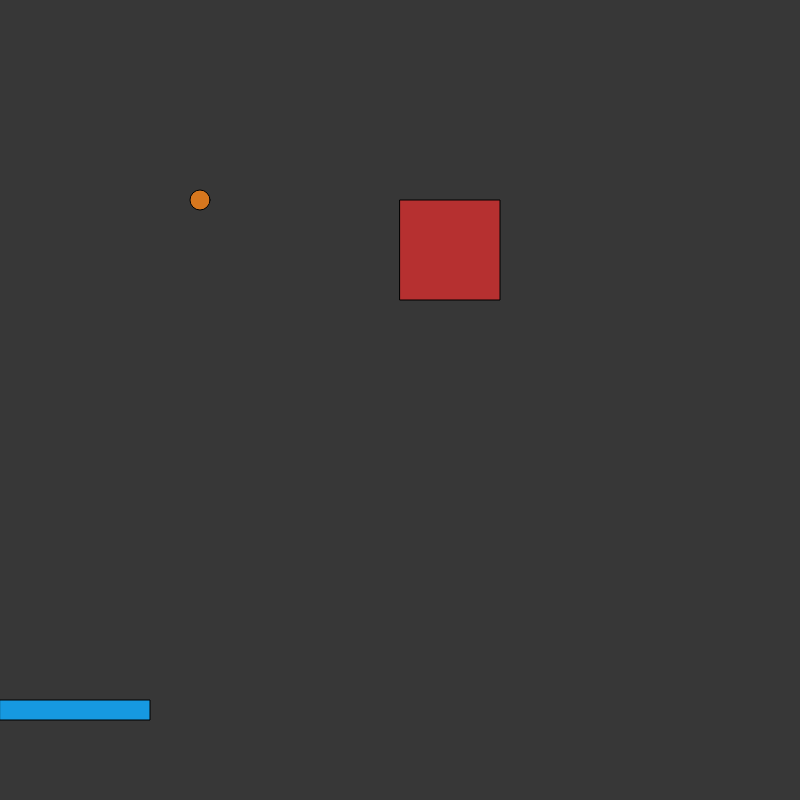
Frame 1 (no input)
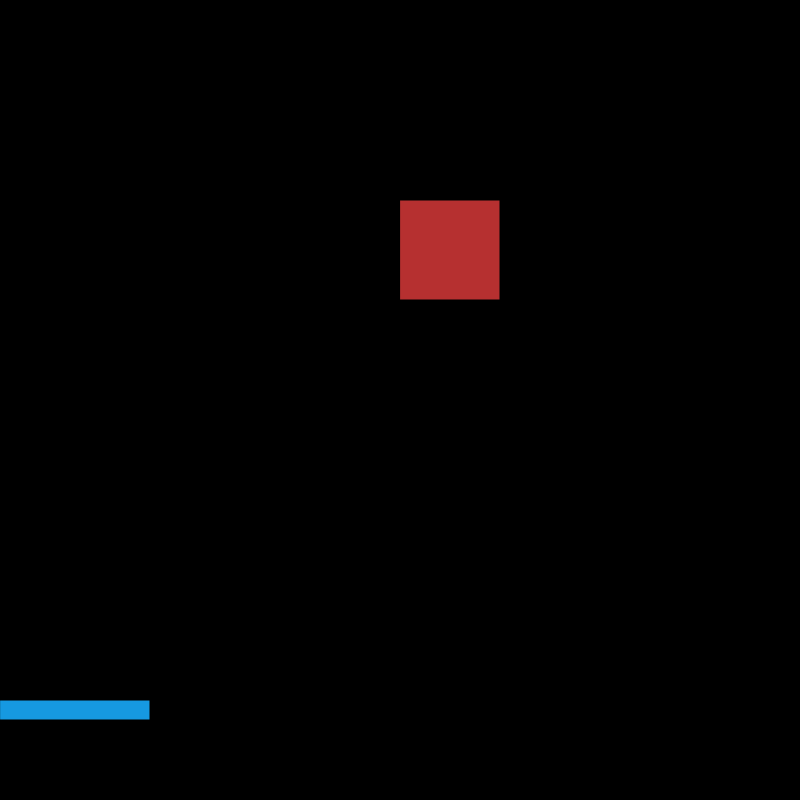
Frame 60 (no input)
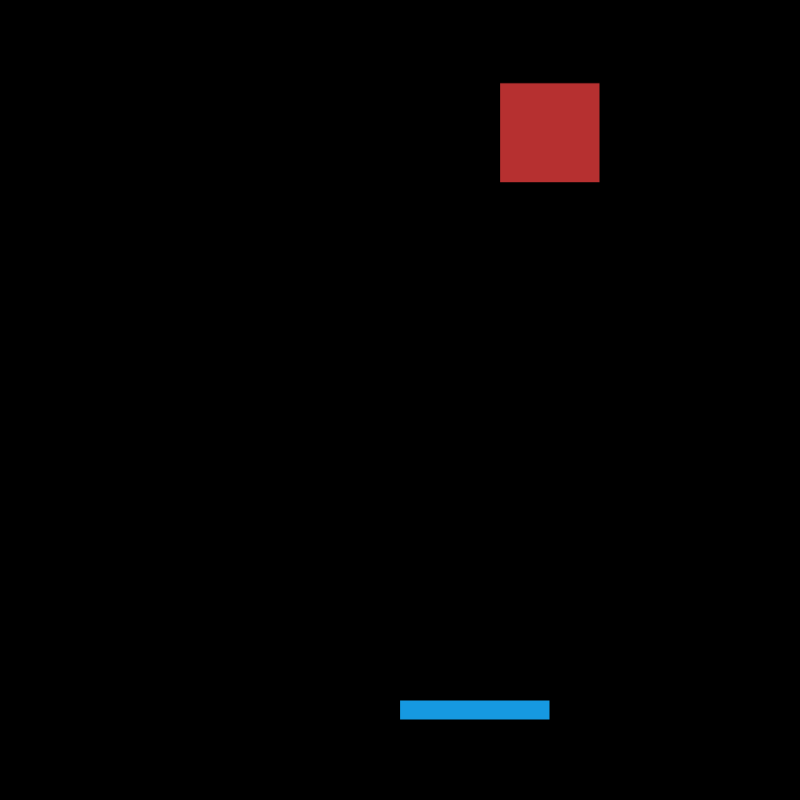
Frame 120 (the mouse pressed at the canvas centre since frame 60)

The p5.js sketch that drew these frames (run headless with seeded random() and noise() and a simulated clock; from frame 60 on, the mouse is pressed at the canvas centre):

// p5.js sketch
// ── sketch.js
var ty = 200
var tx = 200
var cy = 200
var cx = 400
  var score = 0
  
   function mousePressed(){
     tx = mouseX + 75
     ty = 700 
   }
  
  function setup() {
  createCanvas(800, 800);
    noCursor()
}

function draw() {

  background(0,200,);
  fill(22,153,225)
  //platform
  rect(mouseX,700,150,20)
  fill(215,119,30)
  // toy
  ellipse(tx,ty,20,20)
  ty = ty - 30 
  
  fill(182,48,48)
  //cat
  rect(cx,cy,100,100)
  
  if(tx > cx && tx < cx + 100 && ty < cy + 100){
    cx = random(700)
    cy = random(400)
  }
  

  
  
  
  
  
  
  
  
  
  
  
  
  
  
  
  
  
  
  
  
  
  
  
  
  
  
  
  
  
  
  
  
  
  
  
  
}
